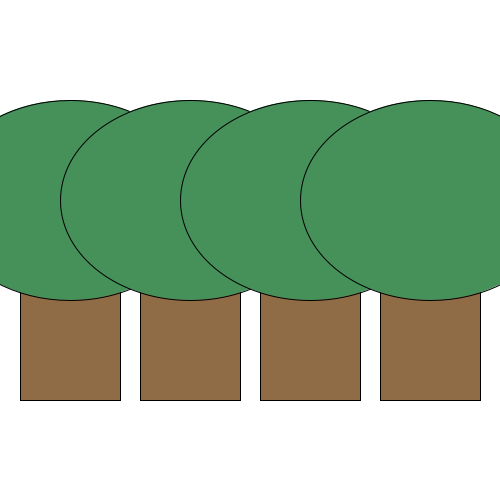
Frame 1 (no input)
Frame 60 (the mouse pressed at the canvas centre just before this capture): identical to frame 1, image omitted
Frame 120 (the mouse held since frame 60 and released just before this capture): identical to frame 1, image omitted

The Processing sketch that drew this single still picture (run headless with seeded random() and noise(); from frame 60 on, the mouse is pressed at the canvas centre):

// Processing sketch: Opdr_9_10_verdiepingsopdracht
// ── Opdr_9_10_verdiepingsopdracht.pde
void setup() {
  size(500, 500);
}

void draw() {
  background(255,255,255);
  DrawBoom(20,200,100,200,70,200,260,200);
}

void DrawBoom(int x1, int y1, int w1, int h1, int x2, int y2, int w2, int h2) {
  for(int i = 0; i<4; i++){
    fill(144,108,70);
    rect(x1,y1,w1,h1);
    fill(70,144,90);
    ellipse(x2,y2,w2,h2);
    
    x1 += 120;
    x2 += 120;
  }
}
